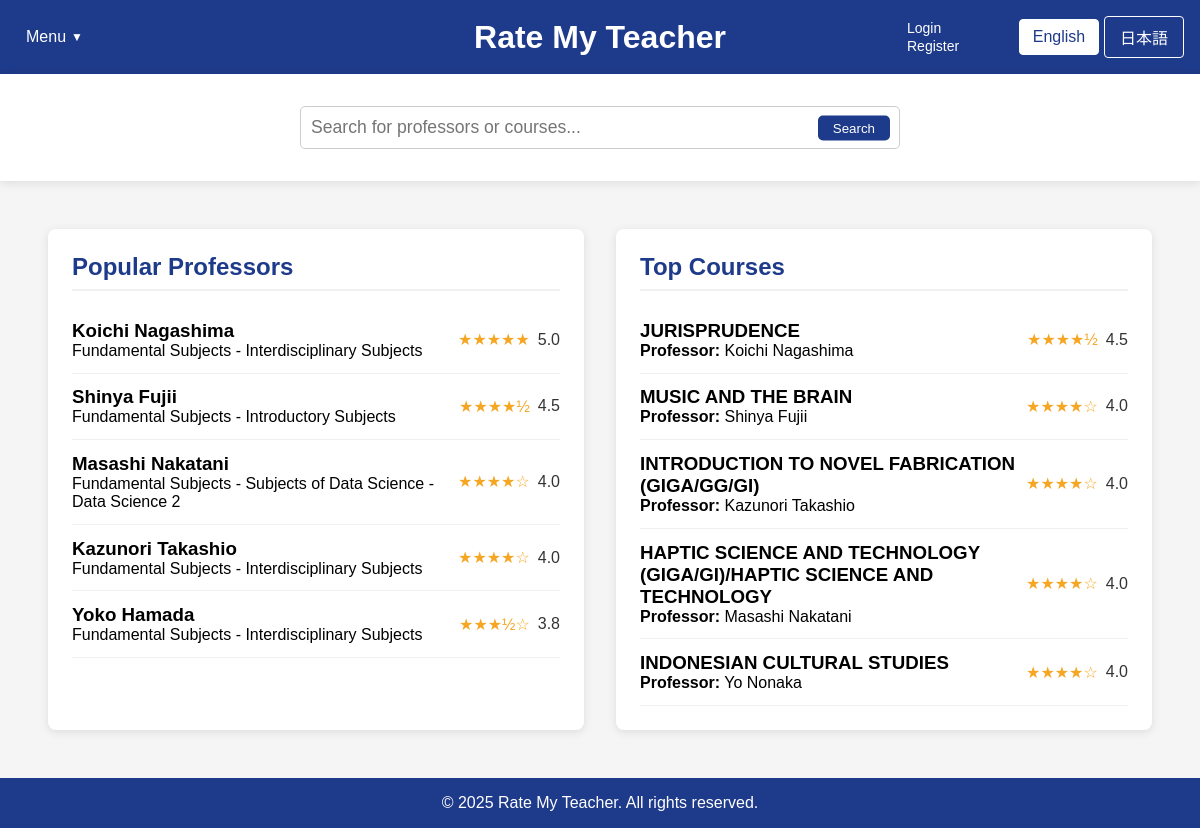
The app's page /home_fallback.php with its own data.
### tables this page shows
CREATE TABLE professors (
        id INTEGER PRIMARY KEY AUTOINCREMENT,
        name TEXT NOT NULL,
        department TEXT,
        bio TEXT,
        avg_content_quality REAL DEFAULT 0,
        avg_difficulty REAL DEFAULT 0,
        overall_rating REAL DEFAULT 0,
        review_count INTEGER DEFAULT 0
    );

CREATE TABLE courses (
        id INTEGER PRIMARY KEY AUTOINCREMENT,
        name TEXT NOT NULL,
        course_code TEXT,
        description TEXT,
        professor_id INTEGER,
        semester TEXT,
        avg_content_quality REAL DEFAULT 0,
        avg_difficulty REAL DEFAULT 0,
        overall_rating REAL DEFAULT 0,
        review_count INTEGER DEFAULT 0,
        FOREIGN KEY (professor_id) REFERENCES professors(id) ON DELETE SET NULL
    );

### home_fallback.php (the view, shortened to what this page needs)
<?php
$isLoggedIn = isset($_SESSION["loggedin"]) && $_SESSION["loggedin"] === true;
require_once 'config.php';
function getTopProfessors($limit = 5) {
    global $conn;
    $professors = [];
    try {
        $ratingCount = 0;
        $ratingCheckResult = $conn->query("SELECT COUNT(*) as count FROM ratings");
        if ($ratingCheckResult) {
            $ratingCountRow = $ratingCheckResult->fetchArray(SQLITE3_ASSOC);
            $ratingCount = $ratingCountRow['count'];
        }
        if ($ratingCount > 0) {
            $hasProfRatingColumns = false;
            $columnsResult = $conn->query("PRAGMA table_info(professors)");
            while ($col = $columnsResult->fetchArray(SQLITE3_ASSOC)) {
                if ($col['name'] === 'avg_content_quality' || $col['name'] === 'overall_rating') {
                    $hasProfRatingColumns = true;
                    break;
                }
            }
            if ($hasProfRatingColumns) {
                $stmt = $conn->prepare("
                    SELECT id, name, department,
                           COALESCE(overall_rating, (avg_content_quality + avg_difficulty) / 2) as avg_rating,
                           COALESCE(avg_content_quality, 0) as avg_content_quality,
                           COALESCE(avg_difficulty, 0) as avg_difficulty,
                           COALESCE(review_count, 0) as review_count
                    FROM professors
                    WHERE COALESCE(review_count, 0) > 0
                    ORDER BY avg_rating DESC, review_count DESC
                    LIMIT :limit
                ");
            }
            $stmt->bindValue(':limit', $limit, SQLITE3_INTEGER);
            $result = $stmt->execute();
            while ($row = $result->fetchArray(SQLITE3_ASSOC)) {
                if (isset($row['avg_rating']) && $row['avg_rating'] !== null) {
                    $row['avg_rating'] = number_format((float)$row['avg_rating'], 1);
                } else {
                    $row['avg_rating'] = "N/A";
                }
                $professors[] = $row;
            }
        }
    } catch (Exception $e) {
        error_log("Error fetching top professors: " . $e->getMessage());
    }
    return $professors;
}
function getTopCourses($limit = 5) {
    global $conn;
    $courses = [];
    try {
        $ratingCount = 0;
        $ratingCheckResult = $conn->query("SELECT COUNT(*) as count FROM ratings");
        if ($ratingCheckResult) {
            $ratingCountRow = $ratingCheckResult->fetchArray(SQLITE3_ASSOC);
            $ratingCount = $ratingCountRow['count'];
        }
        if ($ratingCount > 0) {
            $hasCourseRatingColumns = false;
            $columnsResult = $conn->query("PRAGMA table_info(courses)");
            while ($col = $columnsResult->fetchArray(SQLITE3_ASSOC)) {
                if ($col['name'] === 'avg_content_quality') {
                    $hasCourseRatingColumns = true;
                    break;
                }
            }
            if ($hasCourseRatingColumns) {
                $stmt = $conn->prepare("
                    SELECT c.id, c.name as course_name, c.course_code,
                        COALESCE(c.avg_content_quality, 0) as avg_content_quality,
                        COALESCE(c.avg_difficulty, 0) as avg_difficulty,
                        (COALESCE(c.avg_content_quality, 0) + (5 - COALESCE(c.avg_difficulty, 0))) / 2 as avg_rating,
                        COALESCE(c.review_count, 0) as review_count,
                        p.name as professor_name
                    FROM courses c
                    LEFT JOIN professors p ON c.professor_id = p.id
                    WHERE COALESCE(c.review_count, 0) > 0
                    ORDER BY avg_rating DESC, review_count DESC
                    LIMIT :limit
                ");
            }
            $stmt->bindValue(':limit', $limit, SQLITE3_INTEGER);
            $result = $stmt->execute();
            while ($row = $result->fetchArray(SQLITE3_ASSOC)) {
                if (isset($row['avg_rating']) && $row['avg_rating'] !== null) {
                    $row['avg_rating'] = number_format((float)$row['avg_rating'], 1);
                } else {
                    $row['avg_rating'] = "N/A";
                }
                $courses[] = $row;
            }
        }
    } catch (Exception $e) {
        error_log("Error fetching top courses: " . $e->getMessage());
    }
    return $courses;
}
$topProfessors = getTopProfessors(5);
$topCourses = getTopCourses(5);
?>
<!DOCTYPE html>
<html lang="en">
<head>
    <link rel="stylesheet" href="css/style.css">
</head>
<body>
    <div class="container">
        <header>
            <div class="header-left">
                <div class="dropdown">
                    <?php
                    $currentLang = isset($_COOKIE['language']) && $_COOKIE['language'] == 'ja' ? 'ja' : 'en';
                    $menuLabel = $currentLang == 'ja' ? 'メニュー' : 'Menu';
                    $logoutLabel = $currentLang == 'ja' ? 'ログアウト' : 'Logout';
                    $loginLabel = $currentLang == 'ja' ? 'ログイン' : 'Login';
                    $registerLabel = $currentLang == 'ja' ? '登録' : 'Register';
                    ?>
                    <button class="dropbtn"><?php echo $menuLabel; ?></button>
                </div>
            </div>
            <div class="header-center">
                <div class="logo">
                    <h1><a href="home.php" style="color: white; text-decoration: none;"><?php echo $currentLang == 'ja' ? 'Rate My Teacher' : 'Rate My Teacher'; ?></a></h1>
                </div>
            </div>
            <div class="header-right">
                <div class="auth-links">
                    <?php if ($isLoggedIn): ?>
                        <a href="logout.php"><?php echo $logoutLabel; ?></a>
                    <?php else: ?>
                        <a href="login.php"><?php echo $loginLabel; ?></a>
                        <a href="register.php"><?php echo $registerLabel; ?></a>
                    <?php endif; ?>
                </div>
                <div class="language-toggle">
                    <a href="?lang=en" class="<?php echo (!isset($_COOKIE['language']) || $_COOKIE['language'] == 'en') ? 'active' : ''; ?>"
                    style="display:inline-block; width:80px; text-align:center; padding:8px 0; margin-right:5px;
                            background:<?php echo (!isset($_COOKIE['language']) || $_COOKIE['language'] == 'en') ? 'white' : 'transparent'; ?>;
                            color:<?php echo (!isset($_COOKIE['language']) || $_COOKIE['language'] == 'en') ? '#1e3a8a' : 'white'; ?>;
                            text-decoration:none; border:1px solid white; border-radius:4px;"
                    onclick="document.cookie='language=en; path=/; max-age=2592000'; return true;">
                    English
                    </a>
                    <a href="?lang=ja" class="<?php echo (isset($_COOKIE['language']) && $_COOKIE['language'] == 'ja') ? 'active' : ''; ?>"
                    style="display:inline-block; width:80px; text-align:center; padding:8px 0;
                            background:<?php echo (isset($_COOKIE['language']) && $_COOKIE['language'] == 'ja') ? 'white' : 'transparent'; ?>;
                            color:<?php echo (isset($_COOKIE['language']) && $_COOKIE['language'] == 'ja') ? '#1e3a8a' : 'white'; ?>;
                            text-decoration:none; border:1px solid white; border-radius:4px;"
                    onclick="document.cookie='language=ja; path=/; max-age=2592000'; return true;">
                    日本語
                    </a>
                </div>
        </header>
        <div class="search-container">
            <div class="search-bar" style="position: relative !important;">
                <input type="text" id="searchInput" placeholder="<?php echo $currentLang == 'ja' ? '教授やコースを検索...' : 'Search for professors or courses...'; ?>" style="width: 100%; padding: 10px; border-radius: 5px; border: 1px solid #ccc;">
                <button id="searchButton" style="position: absolute; right: 10px; top: 50%; transform: translateY(-50%); background: #1e3a8a; color: white; border: none; padding: 5px 15px; border-radius: 5px; cursor: pointer;"><?php echo $currentLang == 'ja' ? '検索' : 'Search'; ?></button>
            </div>
        </div>
        <main style="flex: 1; display: flex; padding: 2rem;">
            <div id="popular-professors" class="content-box" style="flex: 1; background-color: white; margin: 1rem; padding: 1.5rem; border-radius: 8px; box-shadow: 0 2px 10px rgba(0,0,0,0.1);">
                <h2><?php echo $currentLang == 'ja' ? '人気の教授' : 'Popular Professors'; ?></h2>
                <div class="professor-list">
                    <?php foreach ($topProfessors as $professor): ?>
                    <a href="professor_page_template.php?name=<?php echo urlencode(str_replace(' ', '',$professor['name'])); ?>&lang=<?php echo $currentLang; ?>" style="text-decoration: none; color: inherit;">
                        <div class="professor-item" data-id="<?php echo $isLoggedIn ? $professor['id'] : 'login-required'; ?>">
                            <div>
                                <h3><?php echo htmlspecialchars($professor['name']); ?></h3>
                                <p><?php echo htmlspecialchars($professor['department'] ?? 'Unknown Department'); ?></p>
                            </div>
                            <div class="rating">
                                <?php
                                if ($professor['avg_rating'] !== 'N/A' && $professor['avg_rating'] > 0) {
                                    $fullStars = floor($professor['avg_rating']);
                                    $hasHalfStar = $professor['avg_rating'] - $fullStars >= 0.5;
                                    echo str_repeat('★', $fullStars);
                                    echo $hasHalfStar ? '½' : '';
                                    echo str_repeat('☆', 5 - $fullStars - ($hasHalfStar ? 1 : 0));
                                    echo ' <span>' . $professor['avg_rating'] . '</span>';
                                } else {
                                    echo '☆☆☆☆☆ <span>No ratings</span>';
                                }
                                ?>
                            </div>
                        </div>
                    </a>
                    <?php endforeach; ?>
                </div>
            </div>
            <div id="top-courses" class="content-box" style="flex: 1; background-color: white; margin: 1rem; padding: 1.5rem; border-radius: 8px; box-shadow: 0 2px 10px rgba(0,0,0,0.1);">
                <h2><?php echo $currentLang == 'ja' ? '人気のコース' : 'Top Courses'; ?></h2>
                <div class="course-list">
                    <?php foreach ($topCourses as $course): ?>
                    <a href="course.php?course=<?php echo urlencode($course['course_name'] ?? $course['name']); ?>&professor=<?php echo urlencode($course['professor_name'] ?? ''); ?>&lang=<?php echo $currentLang; ?>" style="text-decoration: none; color: inherit;">
                        <div class="course-item" data-id="<?php echo $isLoggedIn ? $course['id'] : 'login-required'; ?>">
                            <div>
                                <h3><?php echo htmlspecialchars($course['course_name'] ?? $course['name']); ?></h3>
                                <p><strong>Professor:</strong> <?php echo htmlspecialchars($course['professor_name'] ?? 'Unknown Professor'); ?></p>
                            </div>
                            <div class="rating">
                                <?php
                                if ($course['avg_rating'] !== 'N/A' && $course['avg_rating'] > 0) {
                                    $fullStars = floor($course['avg_rating']);
                                    $hasHalfStar = $course['avg_rating'] - $fullStars >= 0.5;
                                    echo str_repeat('★', $fullStars);
                                    echo $hasHalfStar ? '½' : '';
                                    echo str_repeat('☆', 5 - $fullStars - ($hasHalfStar ? 1 : 0));
                                    echo ' <span>' . $course['avg_rating'] . '</span>';
                                } else {
                                    echo '☆☆☆☆☆ <span>No ratings</span>';
                                }
                                ?>
                            </div>
                        </div>
                    </a>
                    <?php endforeach; ?>
                </div>
            </div>
        </main>
        <footer>
            <p>&copy; 2025 Rate My Teacher. All rights reserved.</p>
        </footer>
    </div>
</body>
</html>

### css/style.css (style rules this page uses)
body { font-family: Arial, sans-serif; background-color: #f5f5f5; margin: 0; padding: 0; }
a { color: #1e3a8a; text-decoration: none; }

### home_fallback.php (style rules this page uses)
* { margin: 0; padding: 0; box-sizing: border-box; font-family: 'Arial', sans-serif; }
body { background-color: #f5f5f5; }
.container { width: 100vw; min-height: 100vh; display: flex; flex-direction: column; }
header { background-color: #1e3a8a; color: white; padding: 1rem; display: flex; justify-content: space-between; align-items: center; }
.header-left { width: 25%; }
.header-center { width: 50%; text-align: center; }
.header-right { width: 25%; display: flex; justify-content: flex-end; align-items: center; }
.auth-links { margin-right: 15px; }
.auth-links a, .auth-links span { color: white; text-decoration: none; margin-left: 15px; font-size: 14px; }
.logo { display: flex; flex-direction: column; align-items: center; }
.dropdown { position: relative; display: inline-block; }
.dropbtn { background-color: transparent; color: white; padding: 10px; font-size: 16px; border: none; cursor: pointer; display: flex; align-items: center; }
.dropbtn::after { content: "▼"; font-size: 12px; margin-left: 5px; }
.language-toggle { display: flex; align-items: center; }
.search-container { width: 100%; display: flex; justify-content: center; padding: 2rem; background-color: white; box-shadow: 0 2px 10px rgba(0,0,0,0.1); }
.search-bar { width: 60%; max-width: 600px; position: relative !important; }
.search-bar input { width: 100%; padding: 1rem; border: 2px solid #ff0000; border-radius: 50px; font-size: 1.1rem; }
.search-bar button { position: absolute; right: 10px; top: 50%; transform: translateY(-50%); background-color: #1e3a8a; color: white; border: none; border-radius: 50px; padding: 0.5rem 1.5rem; cursor: pointer; }
main { flex: 1; display: flex; padding: 2rem; }
.content-box { flex: 1; background-color: white; margin: 1rem; padding: 1.5rem; border-radius: 8px; box-shadow: 0 2px 10px rgba(0,0,0,0.1); }
.content-box h2 { color: #1e3a8a; margin-bottom: 1rem; border-bottom: 2px solid #f0f0f0; padding-bottom: 0.5rem; }
.professor-item, .course-item { display: flex; align-items: center; padding: 0.8rem 0; border-bottom: 1px solid #f0f0f0; cursor: pointer; transition: background-color 0.2s; }
.rating { display: flex; align-items: center; margin-left: auto; color: #f5a623; }
.rating span { margin-left: 0.5rem; color: #333; }
footer { background-color: #1e3a8a; color: white; text-align: center; padding: 1rem; }

### records on screen
professors: name "Koichi Nagashima", department "Fundamental Subjects - Interdisciplinary Subjects", fullStars "★★★★★", avg_rating "5.0"
professors: name "Shinya Fujii", department "Fundamental Subjects - Introductory Subjects", fullStars "★★★★", shows "½", avg_rating "4.5"
professors: name "Masashi Nakatani", department "Fundamental Subjects - Subjects of Data Science - Data Science 2", fullStars "★★★★", hasHalfStar "☆", avg_rating "4.0"
professors: name "Kazunori Takashio", department "Fundamental Subjects - Interdisciplinary Subjects", fullStars "★★★★", hasHalfStar "☆", avg_rating "4.0"
professors: name "Yoko Hamada", department "Fundamental Subjects - Interdisciplinary Subjects", fullStars "★★★", shows "½", hasHalfStar "☆", avg_rating "3.8"
courses: name "JURISPRUDENCE", professor.name "Koichi Nagashima", fullStars "★★★★", shows "½", avg_rating "4.5"
courses: name "MUSIC AND THE BRAIN", professor.name "Shinya Fujii", fullStars "★★★★", hasHalfStar "☆", avg_rating "4.0"
courses: name "INTRODUCTION TO NOVEL FABRICATION (GIGA/GG/GI)", professor.name "Kazunori Takashio", fullStars "★★★★", hasHalfStar "☆", avg_rating "4.0"
courses: name "HAPTIC SCIENCE AND TECHNOLOGY (GIGA/GI)/HAPTIC SCIENCE AND TECHNOLOGY", professor.name "Masashi Nakatani", fullStars "★★★★", hasHalfStar "☆", avg_rating "4.0"
courses: name "INDONESIAN CULTURAL STUDIES", professor.name "Yo Nonaka", fullStars "★★★★", hasHalfStar "☆", avg_rating "4.0"

### other values on screen
$menuLabel "Menu"
$loginLabel "Login"
$registerLabel "Register"
